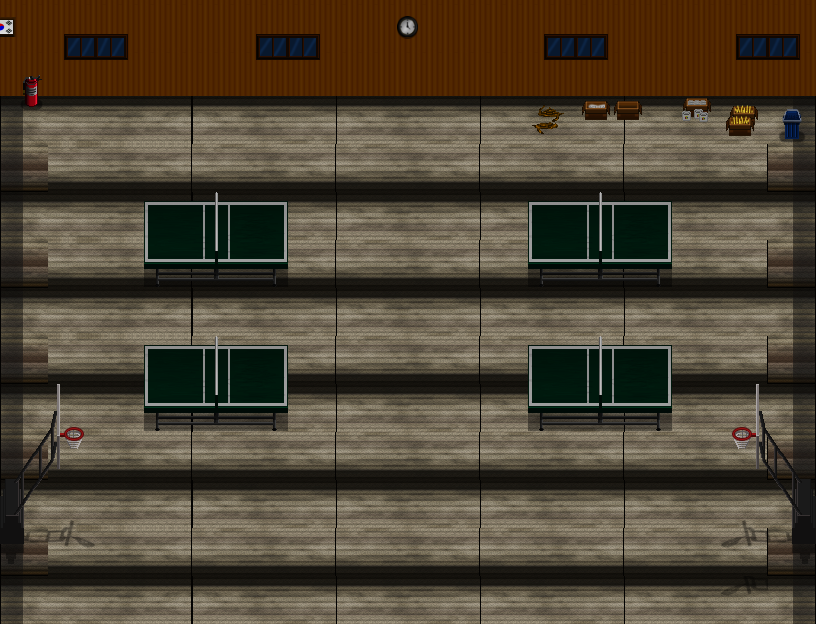

Rendered tile map (Tiled .tmx) drawn with the repository's tilesets; below, a short description and the full map source, tile grids included:
An orthogonal 17x13 tile map with 48x48 px tiles, 2 tile layers (Tile Layer 1, Tile Layer 2), 3 tilesets and 13 objects.

<map version="1.10" tiledversion="1.10.1" orientation="orthogonal" renderorder="right-down" width="17" height="13" tilewidth="48" tileheight="48" infinite="0" nextlayerid="5" nextobjectid="22">
 <tileset firstgid="1" source="TileSet/School_B.tsx" />
 <tileset firstgid="257" source="TileSet/School_A5.tsx" />
 <tileset firstgid="385" source="TileSet/School_B2.tsx" />
 <layer id="1" name="Tile Layer 1" width="17" height="13">
  <data encoding="csv">
305,305,305,305,305,305,305,305,305,305,305,305,305,305,305,305,305,
305,305,305,305,305,305,305,305,305,305,305,305,305,305,305,305,305,
105,106,107,108,2147483756,2147483755,2147483754,2147483756,2147483755,2147483754,2147483756,2147483755,2147483754,2147483756,2147483755,2147483754,2147483753,
121,1073741930,1073741931,1073741932,1073741930,1073741931,1073741932,1073741930,1073741931,1073741932,1073741930,1073741931,1073741932,1073741930,1073741931,1073741932,2147483769,
105,106,107,108,2147483756,2147483755,2147483754,2147483756,2147483755,2147483754,2147483756,2147483755,2147483754,2147483756,2147483755,2147483754,2147483753,
121,1073741930,1073741931,1073741932,1073741930,1073741931,1073741932,1073741930,1073741931,1073741932,1073741930,1073741931,1073741932,1073741930,1073741931,1073741932,2147483769,
105,106,107,108,2147483756,2147483755,2147483754,2147483756,2147483755,2147483754,2147483756,2147483755,2147483754,2147483756,2147483755,2147483754,2147483753,
121,1073741930,1073741931,1073741932,1073741930,1073741931,1073741932,1073741930,1073741931,1073741932,1073741930,1073741931,1073741932,1073741930,1073741931,1073741932,2147483769,
105,106,107,108,2147483756,2147483755,2147483754,2147483756,2147483755,2147483754,2147483756,2147483755,2147483754,2147483756,2147483755,2147483754,2147483753,
121,1073741930,1073741931,1073741932,1073741930,1073741931,1073741932,1073741930,1073741931,1073741932,1073741930,1073741931,1073741932,1073741930,1073741931,1073741932,2147483769,
105,106,107,108,2147483756,2147483755,2147483754,2147483756,2147483755,2147483754,2147483756,2147483755,2147483754,2147483756,2147483755,2147483754,2147483753,
121,1073741930,1073741931,1073741932,1073741930,1073741931,1073741932,1073741930,1073741931,1073741932,1073741930,1073741931,1073741932,1073741930,1073741931,1073741932,2147483769,
105,106,107,108,2147483756,2147483755,2147483754,2147483756,2147483755,2147483754,2147483756,2147483755,2147483754,2147483756,2147483755,2147483754,2147483753
</data>
 </layer>
 <layer id="2" name="Tile Layer 2" width="17" height="13">
  <data encoding="csv">
101,5,6,0,0,5,6,0,39,0,0,5,6,0,0,5,6,
99,21,22,0,0,21,22,0,0,0,0,21,22,0,0,21,22,
115,0,0,0,0,0,0,0,0,0,0,407,435,436,434,420,37,
0,0,0,0,0,0,0,0,0,0,0,0,0,0,0,0,0,
0,0,0,477,478,479,0,0,0,0,0,477,478,479,0,0,0,
0,0,0,493,494,495,0,0,0,0,0,493,494,495,0,0,0,
0,0,0,509,510,511,0,0,0,0,0,509,0,511,0,0,0,
0,0,0,477,478,479,0,0,0,0,0,477,478,479,0,0,0,
397,398,0,493,494,495,0,0,0,0,0,493,494,495,0,2147484046,2147484045,
413,414,0,0,0,0,0,0,0,0,0,0,0,0,0,2147484062,2147484061,
429,430,0,0,0,0,0,0,0,0,0,0,0,0,0,2147484078,2147484077,
445,446,0,0,0,0,0,0,0,0,0,0,0,0,0,2147484094,2147484093,
0,0,0,0,0,0,0,0,0,0,0,0,0,0,0,2147484094,0
</data>
 </layer>
 <objectgroup id="4" name="Object Layer 1">
  <object id="1" x="-3.85471" y="-2.31282" width="856.516" height="107.161" />
  <object id="2" x="-4.62565" y="67.0719" width="13.8769" height="572.809" />
  <object id="6" x="-17.7317" y="619.066" width="855.745" height="14.6479" />
  <object id="7" x="808.718" y="4.62565" width="22.3573" height="616.753" />
  <object id="8" x="528.866" y="97.1386" width="35.4633" height="40.8599" />
  <object id="10" x="580.519" y="88.6583" width="63.9881" height="33.1505" />
  <object id="11" x="675.345" y="88.6583" width="38.5471" height="37.0052" />
  <object id="12" x="722.372" y="92.513" width="39.318" height="47.0274" />
  <object id="13" x="777.109" y="98.6805" width="31.6086" height="43.9437" />
  <object id="14" x="138.769" y="193.506" width="149.563" height="91.742" />
  <object id="15" x="525.782" y="191.964" width="146.479" height="94.0549" />
  <object id="16" x="143.395" y="337.672" width="146.479" height="95.5967" />
  <object id="17" x="524.24" y="342.298" width="150.334" height="80.1779" />
 </objectgroup>
</map>
